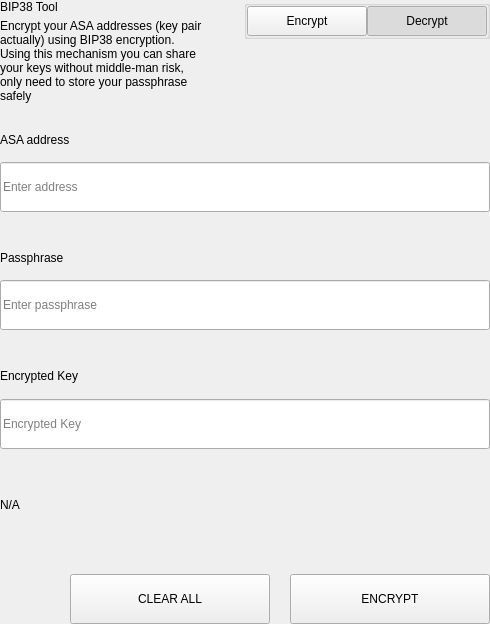
<?xml version="1.0" encoding="UTF-8"?>
<ui version="4.0">
 <class>SettingsBitToolWidget</class>
 <widget class="QWidget" name="SettingsBitToolWidget">
  <property name="geometry">
   <rect>
    <x>0</x>
    <y>0</y>
    <width>490</width>
    <height>624</height>
   </rect>
  </property>
  <property name="windowTitle">
   <string>Form</string>
  </property>
  <layout class="QVBoxLayout" name="verticalLayout">
   <property name="spacing">
    <number>0</number>
   </property>
   <property name="leftMargin">
    <number>0</number>
   </property>
   <property name="topMargin">
    <number>0</number>
   </property>
   <property name="rightMargin">
    <number>0</number>
   </property>
   <property name="bottomMargin">
    <number>0</number>
   </property>
   <item>
    <widget class="QWidget" name="left" native="true">
     <layout class="QVBoxLayout" name="verticalLayout_3">
      <property name="leftMargin">
       <number>0</number>
      </property>
      <property name="topMargin">
       <number>0</number>
      </property>
      <property name="rightMargin">
       <number>0</number>
      </property>
      <property name="bottomMargin">
       <number>0</number>
      </property>
      <item>
       <layout class="QVBoxLayout" name="verticalLayout_2">
        <property name="spacing">
         <number>0</number>
        </property>
        <item>
         <layout class="QHBoxLayout" name="horizontalLayout_3" stretch="3,1">
          <property name="spacing">
           <number>40</number>
          </property>
          <item>
           <layout class="QVBoxLayout" name="verticalLayoutTitle">
            <property name="spacing">
             <number>5</number>
            </property>
            <item>
             <widget class="QLabel" name="labelTitle">
              <property name="text">
               <string>BIP38 Tool</string>
              </property>
             </widget>
            </item>
            <item>
             <widget class="QLabel" name="labelSubtitle1">
              <property name="text">
               <string>Encrypt your ASA addresses (key pair actually) using BIP38 encryption.
Using this mechanism you can share your keys without middle-man risk, only need to store your passphrase safely</string>
              </property>
              <property name="wordWrap">
               <bool>true</bool>
              </property>
             </widget>
            </item>
           </layout>
          </item>
          <item alignment="Qt::AlignTop">
           <widget class="QGroupBox" name="groupBox">
            <property name="title">
             <string/>
            </property>
            <property name="alignment">
             <set>Qt::AlignLeading|Qt::AlignLeft|Qt::AlignTop</set>
            </property>
            <layout class="QHBoxLayout" name="horizontalLayout_4">
             <property name="spacing">
              <number>0</number>
             </property>
             <property name="leftMargin">
              <number>0</number>
             </property>
             <property name="topMargin">
              <number>0</number>
             </property>
             <property name="rightMargin">
              <number>0</number>
             </property>
             <property name="bottomMargin">
              <number>0</number>
             </property>
             <item>
              <spacer name="horizontalSpacer">
               <property name="orientation">
                <enum>Qt::Horizontal</enum>
               </property>
               <property name="sizeHint" stdset="0">
                <size>
                 <width>40</width>
                 <height>20</height>
                </size>
               </property>
              </spacer>
             </item>
             <item>
              <widget class="QPushButton" name="pushLeft">
               <property name="minimumSize">
                <size>
                 <width>120</width>
                 <height>30</height>
                </size>
               </property>
               <property name="maximumSize">
                <size>
                 <width>120</width>
                 <height>30</height>
                </size>
               </property>
               <property name="focusPolicy">
                <enum>Qt::NoFocus</enum>
               </property>
               <property name="text">
                <string>Encrypt</string>
               </property>
               <property name="checkable">
                <bool>true</bool>
               </property>
               <property name="autoExclusive">
                <bool>true</bool>
               </property>
              </widget>
             </item>
             <item>
              <widget class="QPushButton" name="pushRight">
               <property name="minimumSize">
                <size>
                 <width>120</width>
                 <height>30</height>
                </size>
               </property>
               <property name="maximumSize">
                <size>
                 <width>120</width>
                 <height>30</height>
                </size>
               </property>
               <property name="focusPolicy">
                <enum>Qt::NoFocus</enum>
               </property>
               <property name="text">
                <string>Decrypt</string>
               </property>
               <property name="checkable">
                <bool>true</bool>
               </property>
               <property name="checked">
                <bool>true</bool>
               </property>
               <property name="autoExclusive">
                <bool>true</bool>
               </property>
              </widget>
             </item>
            </layout>
           </widget>
          </item>
         </layout>
        </item>
        <item>
         <widget class="QStackedWidget" name="stackedWidget">
          <property name="currentIndex">
           <number>1</number>
          </property>
          <widget class="QWidget" name="pageDecrypt">
           <layout class="QVBoxLayout" name="verticalLayout_5">
            <property name="spacing">
             <number>0</number>
            </property>
            <property name="leftMargin">
             <number>0</number>
            </property>
            <property name="topMargin">
             <number>0</number>
            </property>
            <property name="rightMargin">
             <number>0</number>
            </property>
            <property name="bottomMargin">
             <number>0</number>
            </property>
            <item>
             <widget class="QWidget" name="widget" native="true">
              <property name="minimumSize">
               <size>
                <width>0</width>
                <height>100</height>
               </size>
              </property>
              <layout class="QVBoxLayout" name="verticalLayout_4">
               <property name="spacing">
                <number>0</number>
               </property>
               <property name="leftMargin">
                <number>0</number>
               </property>
               <property name="topMargin">
                <number>0</number>
               </property>
               <property name="rightMargin">
                <number>0</number>
               </property>
               <property name="bottomMargin">
                <number>0</number>
               </property>
               <item>
                <spacer name="verticalSpacer_2">
                 <property name="orientation">
                  <enum>Qt::Vertical</enum>
                 </property>
                 <property name="sizeType">
                  <enum>QSizePolicy::Fixed</enum>
                 </property>
                 <property name="sizeHint" stdset="0">
                  <size>
                   <width>20</width>
                   <height>20</height>
                  </size>
                 </property>
                </spacer>
               </item>
               <item>
                <layout class="QHBoxLayout" name="horizontalLayout_6" stretch="2">
                 <property name="spacing">
                  <number>0</number>
                 </property>
                 <item>
                  <layout class="QVBoxLayout" name="verticalLayout_7">
                   <property name="spacing">
                    <number>9</number>
                   </property>
                   <item>
                    <widget class="QLabel" name="labelSubtitleKey">
                     <property name="minimumSize">
                      <size>
                       <width>0</width>
                       <height>20</height>
                      </size>
                     </property>
                     <property name="maximumSize">
                      <size>
                       <width>16777215</width>
                       <height>20</height>
                      </size>
                     </property>
                     <property name="text">
                      <string>Encrypted key</string>
                     </property>
                    </widget>
                   </item>
                   <item>
                    <widget class="QLineEdit" name="lineEditKey">
                     <property name="minimumSize">
                      <size>
                       <width>0</width>
                       <height>50</height>
                      </size>
                     </property>
                     <property name="maximumSize">
                      <size>
                       <width>16777215</width>
                       <height>50</height>
                      </size>
                     </property>
                     <property name="placeholderText">
                      <string>Enter a encrypted key</string>
                     </property>
                    </widget>
                   </item>
                  </layout>
                 </item>
                </layout>
               </item>
               <item>
                <spacer name="verticalSpacer_3">
                 <property name="orientation">
                  <enum>Qt::Vertical</enum>
                 </property>
                 <property name="sizeType">
                  <enum>QSizePolicy::Fixed</enum>
                 </property>
                 <property name="sizeHint" stdset="0">
                  <size>
                   <width>20</width>
                   <height>20</height>
                  </size>
                 </property>
                </spacer>
               </item>
               <item>
                <layout class="QVBoxLayout" name="verticalLayout_9">
                 <property name="spacing">
                  <number>9</number>
                 </property>
                 <item>
                  <widget class="QLabel" name="labelSubtitlePassphrase">
                   <property name="maximumSize">
                    <size>
                     <width>16777215</width>
                     <height>20</height>
                    </size>
                   </property>
                   <property name="text">
                    <string>Passphrase</string>
                   </property>
                  </widget>
                 </item>
                 <item>
                  <widget class="QLineEdit" name="lineEditPassphrase">
                   <property name="minimumSize">
                    <size>
                     <width>0</width>
                     <height>50</height>
                    </size>
                   </property>
                   <property name="maximumSize">
                    <size>
                     <width>16777215</width>
                     <height>50</height>
                    </size>
                   </property>
                   <property name="placeholderText">
                    <string>Enter a passphrase</string>
                   </property>
                  </widget>
                 </item>
                </layout>
               </item>
               <item>
                <spacer name="verticalSpacer_4">
                 <property name="orientation">
                  <enum>Qt::Vertical</enum>
                 </property>
                 <property name="sizeType">
                  <enum>QSizePolicy::Fixed</enum>
                 </property>
                 <property name="sizeHint" stdset="0">
                  <size>
                   <width>20</width>
                   <height>20</height>
                  </size>
                 </property>
                </spacer>
               </item>
               <item>
                <widget class="QWidget" name="widget_3" native="true">
                 <property name="sizePolicy">
                  <sizepolicy hsizetype="Preferred" vsizetype="Fixed">
                   <horstretch>0</horstretch>
                   <verstretch>0</verstretch>
                  </sizepolicy>
                 </property>
                 <layout class="QVBoxLayout" name="verticalLayout_10">
                  <property name="spacing">
                   <number>9</number>
                  </property>
                  <property name="leftMargin">
                   <number>0</number>
                  </property>
                  <property name="topMargin">
                   <number>0</number>
                  </property>
                  <property name="rightMargin">
                   <number>0</number>
                  </property>
                  <property name="bottomMargin">
                   <number>0</number>
                  </property>
                  <item>
                   <widget class="QLabel" name="labelSubtitleDecryptResult">
                    <property name="minimumSize">
                     <size>
                      <width>0</width>
                      <height>20</height>
                     </size>
                    </property>
                    <property name="maximumSize">
                     <size>
                      <width>16777215</width>
                      <height>20</height>
                     </size>
                    </property>
                    <property name="text">
                     <string>Decrypted address result</string>
                    </property>
                   </widget>
                  </item>
                  <item>
                   <widget class="QWidget" name="widget_4" native="true">
                    <layout class="QHBoxLayout" name="horizontalLayout" stretch="6,0,1">
                     <property name="spacing">
                      <number>0</number>
                     </property>
                     <property name="leftMargin">
                      <number>0</number>
                     </property>
                     <property name="topMargin">
                      <number>0</number>
                     </property>
                     <property name="rightMargin">
                      <number>0</number>
                     </property>
                     <property name="bottomMargin">
                      <number>0</number>
                     </property>
                     <item alignment="Qt::AlignVCenter">
                      <widget class="QLineEdit" name="lineEditDecryptResult">
                       <property name="minimumSize">
                        <size>
                         <width>0</width>
                         <height>50</height>
                        </size>
                       </property>
                       <property name="maximumSize">
                        <size>
                         <width>16777215</width>
                         <height>50</height>
                        </size>
                       </property>
                       <property name="placeholderText">
                        <string>Decrypted Address</string>
                       </property>
                      </widget>
                     </item>
                     <item>
                      <spacer name="horizontalSpacer_4">
                       <property name="orientation">
                        <enum>Qt::Horizontal</enum>
                       </property>
                       <property name="sizeType">
                        <enum>QSizePolicy::Fixed</enum>
                       </property>
                       <property name="sizeHint" stdset="0">
                        <size>
                         <width>20</width>
                         <height>50</height>
                        </size>
                       </property>
                      </spacer>
                     </item>
                     <item>
                      <widget class="QPushButton" name="pushButtonImport">
                       <property name="minimumSize">
                        <size>
                         <width>140</width>
                         <height>40</height>
                        </size>
                       </property>
                       <property name="text">
                        <string>Import Address</string>
                       </property>
                      </widget>
                     </item>
                    </layout>
                   </widget>
                  </item>
                 </layout>
                </widget>
               </item>
               <item>
                <widget class="QLabel" name="statusLabel_DEC">
                 <property name="maximumSize">
                  <size>
                   <width>16777215</width>
                   <height>40</height>
                  </size>
                 </property>
                 <property name="text">
                  <string/>
                 </property>
                </widget>
               </item>
               <item>
                <spacer name="verticalSpacer">
                 <property name="orientation">
                  <enum>Qt::Vertical</enum>
                 </property>
                 <property name="sizeType">
                  <enum>QSizePolicy::Preferred</enum>
                 </property>
                 <property name="sizeHint" stdset="0">
                  <size>
                   <width>20</width>
                   <height>20</height>
                  </size>
                 </property>
                </spacer>
               </item>
               <item>
                <layout class="QHBoxLayout" name="horizontalLayout_7">
                 <property name="spacing">
                  <number>0</number>
                 </property>
                 <item>
                  <spacer name="horizontalSpacer_5">
                   <property name="orientation">
                    <enum>Qt::Horizontal</enum>
                   </property>
                   <property name="sizeType">
                    <enum>QSizePolicy::Expanding</enum>
                   </property>
                   <property name="sizeHint" stdset="0">
                    <size>
                     <width>40</width>
                     <height>20</height>
                    </size>
                   </property>
                  </spacer>
                 </item>
                 <item>
                  <widget class="QPushButton" name="pushButtonDecryptClear">
                   <property name="minimumSize">
                    <size>
                     <width>200</width>
                     <height>50</height>
                    </size>
                   </property>
                   <property name="maximumSize">
                    <size>
                     <width>200</width>
                     <height>50</height>
                    </size>
                   </property>
                   <property name="text">
                    <string>CLEAR</string>
                   </property>
                  </widget>
                 </item>
                 <item>
                  <spacer name="horizontalSpacer_3">
                   <property name="orientation">
                    <enum>Qt::Horizontal</enum>
                   </property>
                   <property name="sizeType">
                    <enum>QSizePolicy::Fixed</enum>
                   </property>
                   <property name="sizeHint" stdset="0">
                    <size>
                     <width>20</width>
                     <height>20</height>
                    </size>
                   </property>
                  </spacer>
                 </item>
                 <item>
                  <widget class="QPushButton" name="pushButtonDecrypt">
                   <property name="minimumSize">
                    <size>
                     <width>200</width>
                     <height>50</height>
                    </size>
                   </property>
                   <property name="maximumSize">
                    <size>
                     <width>200</width>
                     <height>50</height>
                    </size>
                   </property>
                   <property name="text">
                    <string>DECRYPT KEY</string>
                   </property>
                  </widget>
                 </item>
                </layout>
               </item>
              </layout>
             </widget>
            </item>
           </layout>
          </widget>
          <widget class="QWidget" name="pageEncrypt">
           <layout class="QVBoxLayout" name="verticalLayout_11">
            <property name="spacing">
             <number>0</number>
            </property>
            <property name="leftMargin">
             <number>0</number>
            </property>
            <property name="topMargin">
             <number>0</number>
            </property>
            <property name="rightMargin">
             <number>0</number>
            </property>
            <property name="bottomMargin">
             <number>0</number>
            </property>
            <item>
             <spacer name="verticalSpacer_8">
              <property name="orientation">
               <enum>Qt::Vertical</enum>
              </property>
              <property name="sizeType">
               <enum>QSizePolicy::Fixed</enum>
              </property>
              <property name="sizeHint" stdset="0">
               <size>
                <width>20</width>
                <height>20</height>
               </size>
              </property>
             </spacer>
            </item>
            <item>
             <widget class="QWidget" name="containerAddressEnc" native="true">
              <layout class="QVBoxLayout" name="containerAddressEncLayout">
               <property name="spacing">
                <number>5</number>
               </property>
               <property name="leftMargin">
                <number>0</number>
               </property>
               <property name="topMargin">
                <number>0</number>
               </property>
               <property name="rightMargin">
                <number>0</number>
               </property>
               <property name="bottomMargin">
                <number>0</number>
               </property>
               <item>
                <widget class="QLabel" name="labelSubtitleAddress">
                 <property name="minimumSize">
                  <size>
                   <width>0</width>
                   <height>20</height>
                  </size>
                 </property>
                 <property name="maximumSize">
                  <size>
                   <width>16777215</width>
                   <height>20</height>
                  </size>
                 </property>
                 <property name="text">
                  <string>ASA address</string>
                 </property>
                </widget>
               </item>
               <item>
                <widget class="QLineEdit" name="addressIn_ENC">
                 <property name="minimumSize">
                  <size>
                   <width>0</width>
                   <height>50</height>
                  </size>
                 </property>
                 <property name="placeholderText">
                  <string>Enter address</string>
                 </property>
                </widget>
               </item>
              </layout>
             </widget>
            </item>
            <item>
             <spacer name="verticalSpacer_6">
              <property name="orientation">
               <enum>Qt::Vertical</enum>
              </property>
              <property name="sizeType">
               <enum>QSizePolicy::Fixed</enum>
              </property>
              <property name="sizeHint" stdset="0">
               <size>
                <width>20</width>
                <height>20</height>
               </size>
              </property>
             </spacer>
            </item>
            <item>
             <widget class="QWidget" name="containerAddress" native="true">
              <layout class="QHBoxLayout" name="horizontalLayout_9" stretch="2">
               <property name="spacing">
                <number>0</number>
               </property>
               <property name="leftMargin">
                <number>0</number>
               </property>
               <property name="topMargin">
                <number>0</number>
               </property>
               <property name="rightMargin">
                <number>0</number>
               </property>
               <property name="bottomMargin">
                <number>0</number>
               </property>
               <item>
                <layout class="QVBoxLayout" name="verticalLayout_8">
                 <property name="spacing">
                  <number>5</number>
                 </property>
                 <item>
                  <widget class="QLabel" name="labelSubtitleMessage">
                   <property name="minimumSize">
                    <size>
                     <width>0</width>
                     <height>20</height>
                    </size>
                   </property>
                   <property name="maximumSize">
                    <size>
                     <width>16777215</width>
                     <height>20</height>
                    </size>
                   </property>
                   <property name="text">
                    <string>Passphrase</string>
                   </property>
                  </widget>
                 </item>
                 <item>
                  <widget class="QLineEdit" name="passphraseIn_ENC">
                   <property name="minimumSize">
                    <size>
                     <width>0</width>
                     <height>50</height>
                    </size>
                   </property>
                   <property name="maximumSize">
                    <size>
                     <width>16777215</width>
                     <height>50</height>
                    </size>
                   </property>
                   <property name="placeholderText">
                    <string>Enter passphrase</string>
                   </property>
                  </widget>
                 </item>
                </layout>
               </item>
              </layout>
             </widget>
            </item>
            <item>
             <spacer name="verticalSpacer_7">
              <property name="orientation">
               <enum>Qt::Vertical</enum>
              </property>
              <property name="sizeType">
               <enum>QSizePolicy::Fixed</enum>
              </property>
              <property name="sizeHint" stdset="0">
               <size>
                <width>20</width>
                <height>20</height>
               </size>
              </property>
             </spacer>
            </item>
            <item>
             <widget class="QWidget" name="widget_2" native="true">
              <property name="minimumSize">
               <size>
                <width>0</width>
                <height>75</height>
               </size>
              </property>
              <property name="maximumSize">
               <size>
                <width>16777215</width>
                <height>16777215</height>
               </size>
              </property>
              <layout class="QVBoxLayout" name="verticalLayout_6">
               <property name="leftMargin">
                <number>0</number>
               </property>
               <property name="topMargin">
                <number>0</number>
               </property>
               <property name="rightMargin">
                <number>0</number>
               </property>
               <property name="bottomMargin">
                <number>0</number>
               </property>
               <item>
                <widget class="QLabel" name="labelSubtitleEncryptedKey">
                 <property name="minimumSize">
                  <size>
                   <width>0</width>
                   <height>20</height>
                  </size>
                 </property>
                 <property name="maximumSize">
                  <size>
                   <width>16777215</width>
                   <height>20</height>
                  </size>
                 </property>
                 <property name="text">
                  <string>Encrypted Key</string>
                 </property>
                </widget>
               </item>
               <item>
                <widget class="QLineEdit" name="encryptedKeyOut_ENC">
                 <property name="minimumSize">
                  <size>
                   <width>0</width>
                   <height>50</height>
                  </size>
                 </property>
                 <property name="placeholderText">
                  <string>Encrypted Key</string>
                 </property>
                </widget>
               </item>
              </layout>
             </widget>
            </item>
            <item>
             <widget class="QLabel" name="statusLabel_ENC">
              <property name="text">
               <string notr="true">N/A</string>
              </property>
             </widget>
            </item>
            <item>
             <spacer name="verticalSpacer_5">
              <property name="orientation">
               <enum>Qt::Vertical</enum>
              </property>
              <property name="sizeType">
               <enum>QSizePolicy::Fixed</enum>
              </property>
              <property name="sizeHint" stdset="0">
               <size>
                <width>20</width>
                <height>20</height>
               </size>
              </property>
             </spacer>
            </item>
            <item>
             <layout class="QHBoxLayout" name="horizontalLayout_8">
              <property name="spacing">
               <number>0</number>
              </property>
              <item>
               <spacer name="horizontalSpacer_6">
                <property name="orientation">
                 <enum>Qt::Horizontal</enum>
                </property>
                <property name="sizeType">
                 <enum>QSizePolicy::Expanding</enum>
                </property>
                <property name="sizeHint" stdset="0">
                 <size>
                  <width>40</width>
                  <height>20</height>
                 </size>
                </property>
               </spacer>
              </item>
              <item>
               <widget class="QPushButton" name="pushButtonClear">
                <property name="minimumSize">
                 <size>
                  <width>200</width>
                  <height>50</height>
                 </size>
                </property>
                <property name="focusPolicy">
                 <enum>Qt::NoFocus</enum>
                </property>
                <property name="text">
                 <string>CLEAR ALL</string>
                </property>
               </widget>
              </item>
              <item>
               <spacer name="horizontalSpacer_2">
                <property name="orientation">
                 <enum>Qt::Horizontal</enum>
                </property>
                <property name="sizeType">
                 <enum>QSizePolicy::Fixed</enum>
                </property>
                <property name="sizeHint" stdset="0">
                 <size>
                  <width>20</width>
                  <height>20</height>
                 </size>
                </property>
               </spacer>
              </item>
              <item>
               <widget class="QPushButton" name="pushButtonEncrypt">
                <property name="minimumSize">
                 <size>
                  <width>200</width>
                  <height>50</height>
                 </size>
                </property>
                <property name="maximumSize">
                 <size>
                  <width>200</width>
                  <height>50</height>
                 </size>
                </property>
                <property name="focusPolicy">
                 <enum>Qt::NoFocus</enum>
                </property>
                <property name="text">
                 <string>ENCRYPT</string>
                </property>
               </widget>
              </item>
             </layout>
            </item>
           </layout>
          </widget>
         </widget>
        </item>
       </layout>
      </item>
     </layout>
    </widget>
   </item>
  </layout>
 </widget>
 <resources/>
 <connections/>
</ui>
